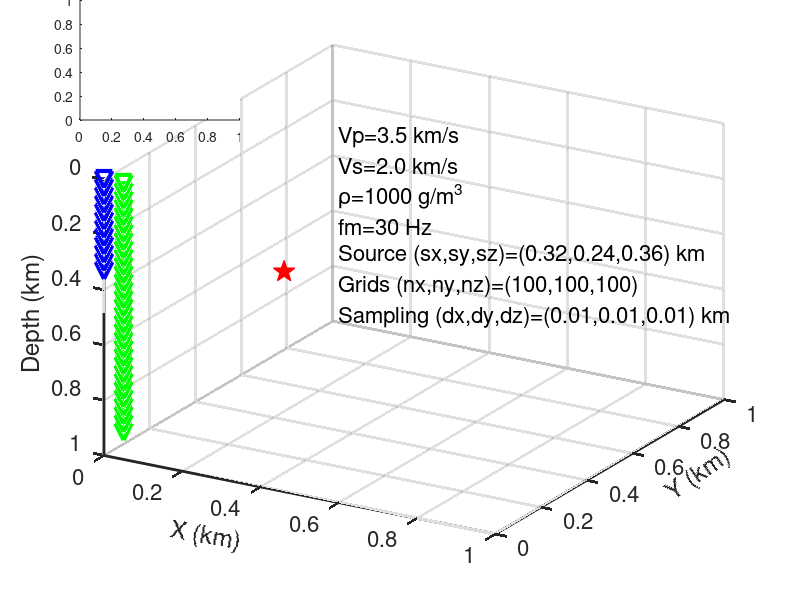

Write MATLAB code to recreate this figure. (Note: this script raises an error after producing the figure.)
clc;clear;close all;

%
%% point 
x0=32*0.01;
y0=24*0.01;
z0=36*0.01;

%% line
y1=linspace(0.3,0.7,40);
x1=0.3*ones(size(y1));
z1=0.15*ones(size(x1));

[x2,y2]=meshgrid([0:0.1:1],[0:0.1:1]);

z2=0*ones(size(x2));

z2=[0:11]*0.03;
x2=0*ones(size(z2));
y2=0*ones(size(z2));

z22=[0:30]*0.03;
x22=0*ones(size(z22))+0.05;
y22=0*ones(size(z22));

figure('units','normalized','Position',[0.2 0.4 0.4, 0.5],'color','w');
plot3(y0,x0,z0,'rp','linewidth',1,'MarkerSize',16,'MarkerFaceColor','r');hold on;
xlabel('Y (km)','Fontsize',16,'Fontweight','normal');
ylabel('X (km)','Fontsize',16,'Fontweight','normal');
zlabel('Depth (km)','Fontsize',16,'Fontweight','normal');
set(gca,'Linewidth',2,'Fontsize',16,'Fontweight','normal');
view(gca,[-59.7 29.3991240875912]);
set(gca,'YDir','reverse');
set(gca,'ZDir','reverse');
grid on

% plot3(y1,x1,z1,'r-','linewidth',3);
% plot3(y1,x1,z1,'ro','linewidth',3,'MarkerSize',12);
xlim([0,1]);ylim([0,1]);zlim([0,1]);

plot3(y2,x2,z2,'bv','linewidth',3,'MarkerSize',12);
plot3(y22,x22,z22,'gv','linewidth',3,'MarkerSize',12);
% xlim([0,1]);ylim([0,1]);zlim([0,0.2]);

set(get(gca,'xlabel'),'rotation',35,'VerticalAlignment','middle')
set(get(gca,'ylabel'),'rotation',-10,'VerticalAlignment','top')

%% add text
text(0,0.6,{'Vp=3.5 km/s','Vs=2.0 km/s','\rho=1000 g/m^3','fm=30 Hz','Source (sx,sy,sz)=(0.32,0.24,0.36) km','Grids (nx,ny,nz)=(100,100,100)','Sampling (dx,dy,dz)=(0.01,0.01,0.01) km'},'color','k','Fontsize',16,'fontweight','normal');


a1=axes('Parent',gcf,'Position',[0.1,0.8,0.2,0.2]);
mm=[
 0,1,0,
 1,0,0,
 0,0,0];
M=[0,0,0,1,0,0];
Mw = 5.0;
focalmech(M,0,0,Mw,'k','xyz');
axis equal
axis off
% scatter(x,y);box on;set(gca,'xticklabel',[]);ylabel('North (m)');set(gca,'Linewidth',1.5,'Fontsize',12);

% Create arrow
annotation(gcf,'arrow',[0.347 0.25],[0.565 0.811],'linewidth',2);


print(gcf,'-depsc','-r300','fig2.eps');
print(gcf,'-dpng','-r300','fig2.png');

